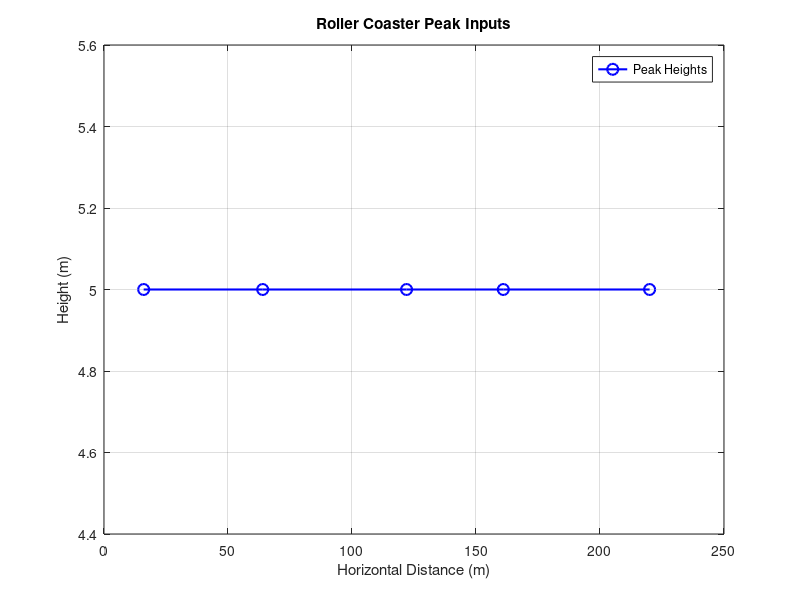

This chart was generated by the following MATLAB code:
clc;
clear;
close all;

disp('Enter the heights of the five roller coaster peaks.');

yPeaks = zeros(1,5);

for i = 1:5
    yPeaks(i) = input(['Enter height for peak ', num2str(i), ': ']);
    
    while yPeaks(i) <= 0
        disp('Invalid input. Height must be greater than 0.');
        yPeaks(i) = input(['Enter height for peak ', num2str(i), ': ']);
    end
end

xPeaks(1) = randi([0,20]);

for i = 2:5
    xPeaks(i) = xPeaks(i-1) + randi([20,60]);
end

figure;
plot(xPeaks, yPeaks, 'bo-', 'LineWidth', 1.5, 'MarkerSize', 8);
grid on;
xlabel('Horizontal Distance (m)');
ylabel('Height (m)');
title('Roller Coaster Peak Inputs');
legend('Peak Heights', 'Location', 'best');
